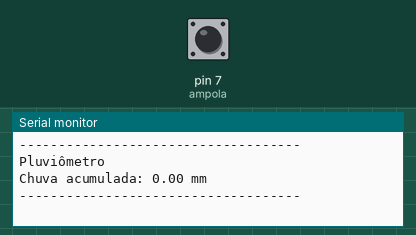
This sketch was run on a simulated Arduino Uno, built with avr-gcc and run on an emulated ATmega328P. On the bench: the last lines printed to the serial monitor. The inputs (shaded band) are chosen by the test bench; at power-on: pin 7 (ampola) HIGH.

Above: at 1.2 s.
1.3 s: pin 7 (ampola) pulled LOW for 0.15 s
At 2.5 s:
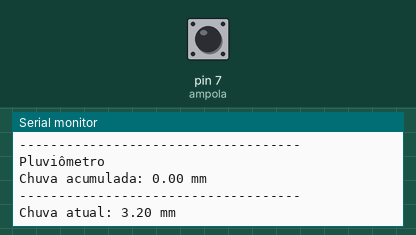
2.9 s: pin 7 (ampola) pulled LOW for 1 s
At 4.4 s:
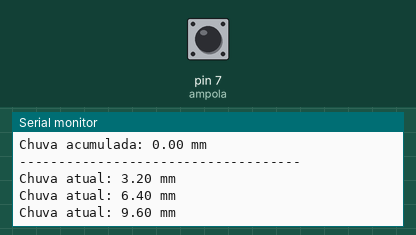
5.4 s: pin 7 (ampola) pulled LOW for 0.15 s
At 5.7 s:
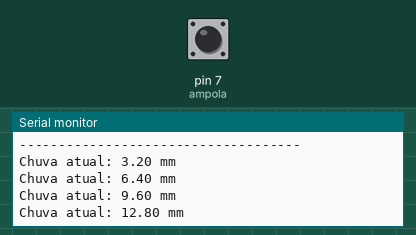
Timing chart, 0 to 8.4 s (numbered marks = the images above; inputs shaded):
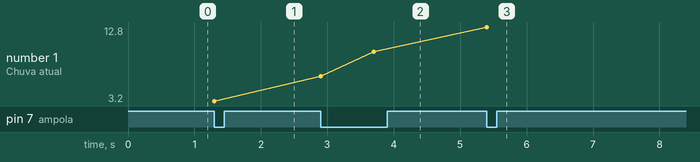

The sketch:

OneReed.ino
```cpp
#define ampola 7

// Define número de basculadas para 0 ao iniciar //
int b = 0;

// Define volume da basculada - MODIFICAR COM TESTES //
float v = 3.2;

void setup(){
  pinMode(ampola, INPUT_PULLUP); //Define pino de entrada
  Serial.begin(9600); //Inicia porta serial
  Serial.println(F("------------------------------------"));
  Serial.println (F("Pluviômetro"));
  Serial.print (F("Chuva acumulada: ")); Serial.print(b*v); Serial.println(F(" mm"));
  Serial.println(F("------------------------------------"));
  }

void loop(){
  if (!digitalRead(ampola)){
    b++;
    float chuva = b*v;
    Serial.print (F("Chuva atual: ")); Serial.print(chuva); Serial.println(F(" mm"));
    delay(800);
  }
}
```

Measured:
- after the input at 1.3 s, the serial monitor: prints a new line at once (image 1)
- after the input at 2.9 s, the serial monitor: prints a new line at once (image 2)
- after the input at 5.4 s, the serial monitor: prints a new line at once (image 3)
- plotted number 1: 3.2 → 9.6 after the input at 2.9 s, 9.6 → 12.8 after the input at 5.4 s
